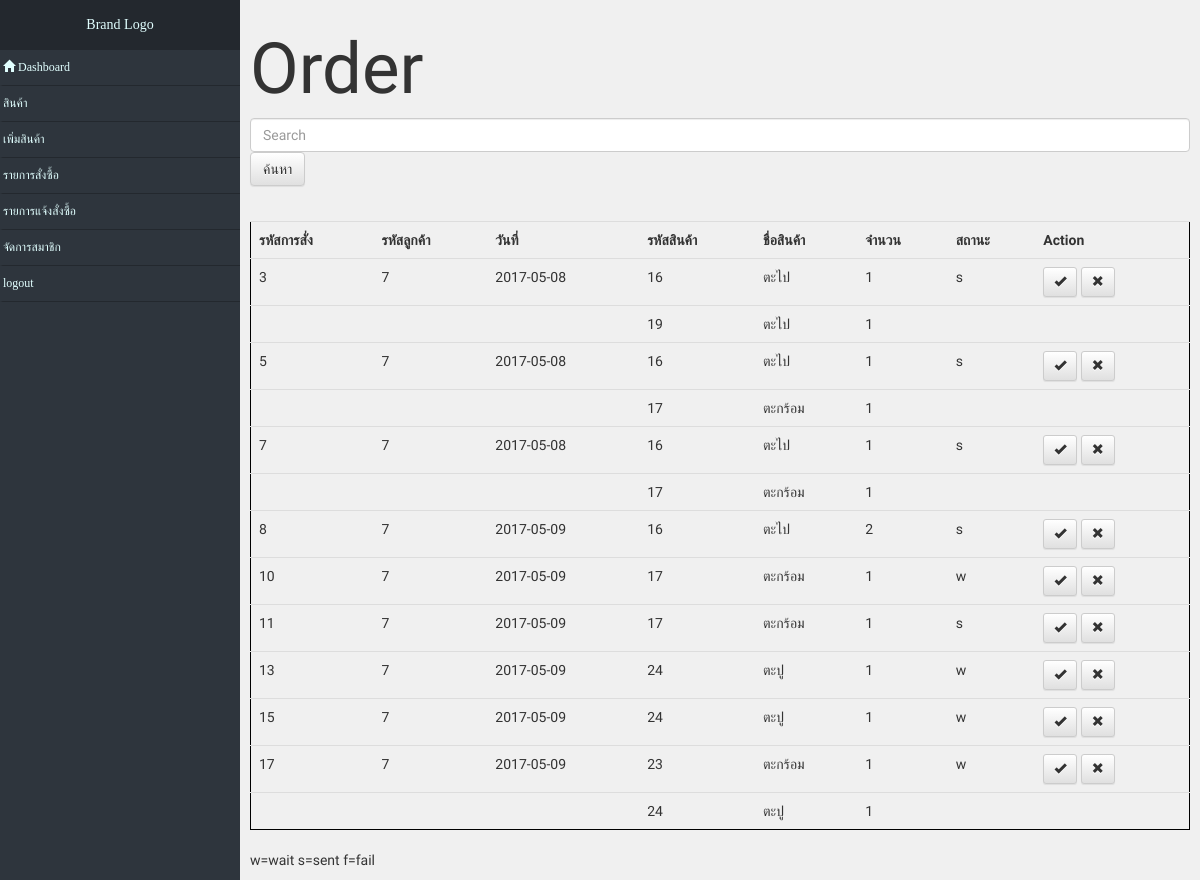
/backend/index.php?action=order, run on the app's committed database.
### tables this page shows
CREATE TABLE `table_order` (
  `order_id` int(10) UNSIGNED NOT NULL,
  `member_id` int(10) NOT NULL,
  `date` date NOT NULL,
  `pay` char(1) NOT NULL DEFAULT 'w'
);

CREATE TABLE `table_bill` (
  `bill_id` int(10) UNSIGNED NOT NULL,
  `order_id` int(10) NOT NULL,
  `product_id` int(10) NOT NULL,
  `amount` int(4) NOT NULL
);

CREATE TABLE `table_member` (
  `member_id` int(10) UNSIGNED NOT NULL,
  `username` varchar(50) NOT NULL,
  `password` varchar(50) NOT NULL,
  `email` varchar(50) NOT NULL,
  `firstname` varchar(30) DEFAULT NULL,
  `lastname` varchar(30) DEFAULT NULL,
  `date_register` varchar(50) NOT NULL,
  `status` int(10) NOT NULL,
  `picture` varchar(200) NOT NULL,
  `address` varchar(100) DEFAULT NULL
);

CREATE TABLE `table_product` (
  `id_product` int(10) UNSIGNED NOT NULL,
  `name_product` varchar(100) NOT NULL,
  `price_product` int(50) NOT NULL,
  `category_product` varchar(20) NOT NULL,
  `type_product` varchar(20) NOT NULL,
  `picture_product` varchar(255) NOT NULL,
  `unit_product` varchar(50) NOT NULL,
  `number_product` int(50) NOT NULL
);

### backend/order/order.php (the view, shortened to what this page needs)
  <h1>Order</h1>
  <form class="" action="#" method="POSt">
    <div class="form-group">
    <span>
      <input type="text" name='search' class="form-control" placeholder="Search">
      <button type="submit" name='searchb' class="btn btn-default">ค้นหา</button>
    </span>
    </div>
  </form>
  <br>
  <?php
  if(isset($_POST['searchb'])){
    $sql_select_product = 'SELECT * FROM table_order torder
INNER JOIN table_bill tbill ON torder.order_id=tbill.order_id
INNER JOIN table_product tpro ON tbill.product_id=tpro.id_product
INNER JOIN table_member tmem ON torder.member_id=tmem.member_id WHERE torder.order_id LIKE "%'.$_POST['search'].'%"OR torder.date LIKE "%'.$_POST['search'].'%"';
  }
  else{
    $sql_select_product = 'SELECT * FROM table_order torder
INNER JOIN table_bill tbill ON torder.order_id=tbill.order_id
INNER JOIN table_product tpro ON tbill.product_id=tpro.id_product
INNER JOIN table_member tmem ON torder.member_id=tmem.member_id';
  }
?>
<table class="table" style="border:1px solid black;">
  <tr>
    <th>
      รหัสการสั่ง
    </th>
    <th>
      รหัสลูกค้า
    </th>
    <th>
      วันที่
    </th>
    <th>
      รหัสสินค้า
    </th>
    <th>
      ชื่อสินค้า
    </th>
    <th>
      จำนวน
    </th>
    <th>
      สถานะ
    </th>
    <th>
     Action
   </th>
  </tr>
  <?php
  include 'save.php';
  $query_select_product = $connect->query($sql_select_product);
  $tmp="";
 while ($select_product = $query_select_product->fetch_assoc()){
   ?>
   <form class="" action="#" method="post" >
      <tr>
        <td>
          <?php if($select_product['order_id']!=$tmp){echo $select_product['order_id'];} ?>
        </td>
        <td>
          <?php if($select_product['order_id']!=$tmp){echo $select_product['member_id'];} ?>
        </td>
        <td>
          <?php if($select_product['order_id']!=$tmp){echo $select_product['date'];} ?>
        </td>
        <td>
          <?php echo $select_product['product_id']; ?>
        </td>
        <td>
          <?php echo $select_product['name_product']; ?>
        </td>
        <td>
          <?php echo $select_product['amount']; ?>
        </td>
        <td>
          <?php if($select_product['order_id']!=$tmp){echo $select_product['pay'];} ?>
        </td>
        <td>
          <?php if($select_product['order_id']!=$tmp){?>
          <button type="submit" name="sent" id="<?php echo $select_product['order_id']; ?>" class="btn btn-default btn-sm" aria-label="Left Align" onclick="bool='e';">
            <span class="glyphicon glyphicon-ok" aria-hidden="true"></span>
          </button>
          <button type="submit" name="cancel" class="btn btn-default btn-sm" aria-label="Left Align" onclick="bool='d';">
            <span class="glyphicon glyphicon-remove" aria-hidden="true"></span>
          </button>
          <?php } ?>
        </td>
      </tr>
     </form>
  <?php
    $tmp=$select_product['order_id'];
    }
?>
</table>
w=wait s=sent f=fail

### css/css.css (style rules this page uses)
body { font-family: 'Athiti', sans-serif; }
h1 { font-size: 5.9vw; }

### css/css1.css (style rules this page uses)
body { margin: 0px; padding: 0px; }

### data on the page
table_order: table_bill.order_id "3", member.member_id "7", date "2017-05-08", table_bill.product_id "16", table_product.name_product "ตะไป", table_bill.amount "1", pay "s", table_bill.product_id "19"
table_order: table_bill.order_id "5", member.member_id "7", date "2017-05-08", table_bill.product_id "16", table_product.name_product "ตะไป", table_bill.amount "1", pay "s", table_bill.product_id "17", table_product.name_product "ตะกร้อม"
table_order: table_bill.order_id "7", member.member_id "7", date "2017-05-08", table_bill.product_id "16", table_product.name_product "ตะไป", table_bill.amount "1", pay "s", table_bill.product_id "17", table_product.name_product "ตะกร้อม"
table_order: table_bill.order_id "8", member.member_id "7", date "2017-05-09", table_bill.product_id "16", table_product.name_product "ตะไป", table_bill.amount "2", pay "s"
table_order: table_bill.order_id "10", member.member_id "7", date "2017-05-09", table_bill.product_id "17", table_product.name_product "ตะกร้อม", table_bill.amount "1", pay "w"
table_order: table_bill.order_id "11", member.member_id "7", date "2017-05-09", table_bill.product_id "17", table_product.name_product "ตะกร้อม", table_bill.amount "1", pay "s"
table_order: table_bill.order_id "13", member.member_id "7", date "2017-05-09", table_bill.product_id "24", table_product.name_product "ตะปู", table_bill.amount "1", pay "w"
table_order: table_bill.order_id "15", member.member_id "7", date "2017-05-09", table_bill.product_id "24", table_product.name_product "ตะปู", table_bill.amount "1", pay "w"
table_order: table_bill.order_id "17", member.member_id "7", date "2017-05-09", table_bill.product_id "23", table_product.name_product "ตะกร้อม", table_bill.amount "1", pay "w", table_bill.product_id "24", table_product.name_product "ตะปู"
